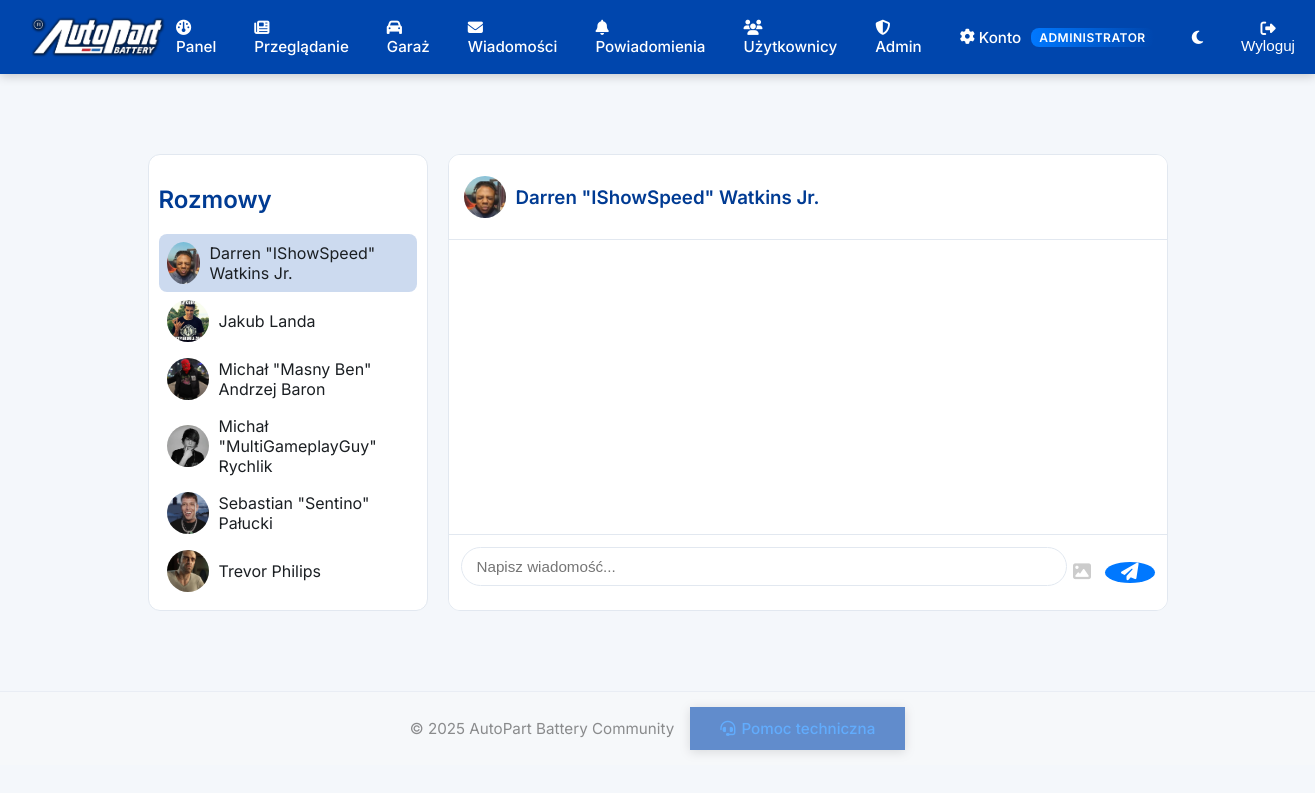
The app's page /messages.php?user=6 (signed in) with its own data.
### tables this page shows
CREATE TABLE `users` (
  `id` int(11) NOT NULL,
  `first_name` varchar(100) NOT NULL,
  `last_name` varchar(100) NOT NULL,
  `email` varchar(150) NOT NULL,
  `country_code` varchar(10) DEFAULT '+48',
  `phone` varchar(20) DEFAULT NULL,
  `address` varchar(255) DEFAULT NULL,
  `password` varchar(255) NOT NULL,
  `reset_token` varchar(255) DEFAULT NULL,
  `reset_expires` datetime DEFAULT NULL,
  `last_password_change` datetime DEFAULT NULL,
  `avatar` varchar(255) DEFAULT 'default-avatar.png',
  `bio` text DEFAULT NULL,
  `created_at` datetime DEFAULT current_timestamp(),
  `last_login` datetime DEFAULT NULL,
  `session_token` varchar(255) DEFAULT NULL,
  `role` enum('user','admin') DEFAULT 'user'
);

### messages.php (the view, shortened to what this page needs)
<?php
require 'config.php';
$user = require_login($db);
include 'includes/header.php';
$stmt = $db->prepare("
  SELECT u.id, u.first_name, u.last_name, u.avatar,
    (SELECT COUNT(*) FROM messages m WHERE m.sender_id = u.id AND m.receiver_id = ? AND m.is_read = 0) AS unread_count
  FROM users u
  WHERE u.id != ?
  ORDER BY unread_count DESC, u.first_name
");
$stmt->execute([$user['id'], $user['id']]);
$contacts = $stmt->fetchAll(PDO::FETCH_ASSOC);
$chat_id = isset($_GET['user']) ? (int)$_GET['user'] : null;
$chat_user = null;
if ($chat_id) {
    $stmt = $db->prepare("SELECT id, first_name, last_name, avatar FROM users WHERE id = ?");
    $stmt->execute([$chat_id]);
    $chat_user = $stmt->fetch(PDO::FETCH_ASSOC);
}
?>
<main class="messages-wrapper">
  <div class="messages-container">
    <aside class="contacts">
      <h2>Rozmowy</h2>
      <?php foreach ($contacts as $c): ?>
        <a href="messages.php?user=<?= $c['id'] ?>" class="contact <?= $chat_id == $c['id'] ? 'active' : '' ?>">
          <img src="<?= htmlspecialchars($c['avatar'] ?: 'default-avatar.png') ?>" class="avatar-small" alt="">
          <span><?= htmlspecialchars($c['first_name'].' '.$c['last_name']) ?></span>
        </a>
      <?php endforeach; ?>
    </aside>
    <div class="chat-area">
      <?php if ($chat_user): ?>
        <div class="chat-header">
          <img src="<?= htmlspecialchars($chat_user['avatar'] ?: 'default-avatar.png') ?>" class="avatar-small" alt="">
          <h3><?= htmlspecialchars($chat_user['first_name'].' '.$chat_user['last_name']) ?></h3>
        </div>
        <div class="chat-messages" id="chat-box"></div>
        <form id="sendForm" class="send-form" enctype="multipart/form-data">
          <input type="text" name="message" placeholder="Napisz wiadomość..." autocomplete="off">
          <label class="file-btn">
            <i class="fa-solid fa-image"></i>
          </label>
          <button type="submit"><i class="fa-solid fa-paper-plane"></i></button>
        </form>
      <?php else: ?>
        <div class="chat-empty">
          <p>Wybierz rozmówcę, aby rozpocząć czat 💬</p>
        </div>
      <?php endif; ?>
    </div>
  </div>
</main>
<?php include 'includes/footer.php'; ?>

### assets/style.css (style rules this page uses)
:root { --primary: #0046ad; --primary-dark: #003b93; --accent: #0078ff; --bg-light: #f4f7fb; --bg-dark: #0c1117; --card-light: #ffffff; --card-dark: #161b22; --text-light: #1b1f23; --text-dark: #e6edf3; --border-light: #e2e8f0; --border-dark: #2c2f33; --radius: 12px; --shadow: 0 4px 20px rgba(0,0,0,0.05); }
body { font-family: 'Inter', sans-serif; background: var(--bg-light); color: var(--text-light); margin: 0; transition: background 0.3s, color 0.3s; }
main { padding: 40px; max-width: 1100px; margin: auto; }
h1, h2, h3 { font-weight: 600; color: var(--primary-dark); }
button, .btn, .btn-small { display: inline-block; background: var(--accent); border: none; color: white; font-weight: 500; border-radius: 8px; padding: 10px 18px; cursor: pointer; text-decoration: none; text-align: center; transition: background 0.2s, transform 0.1s; }
input, select, textarea { width: 100%; padding: 10px; border: 1px solid var(--border-light); border-radius: 8px; font-size: 0.95rem; margin-bottom: 12px; background: var(--card-light); color: var(--text-light); }
.avatar-small { width: 42px; height: 42px; border-radius: 50%; object-fit: cover; }
.chat-messages { flex: 1; padding: 15px; overflow-y: auto; }
.messages-container { flex: 1; display: grid; grid-template-columns: 280px 1fr; gap: 20px; overflow: hidden; height: 100%; }
.contacts { background: var(--card-light); border: 1px solid var(--border-light); border-radius: var(--radius); overflow-y: auto; padding: 10px; min-height: 0; }
.contact { display: flex; align-items: center; gap: 10px; padding: 8px; border-radius: 8px; text-decoration: none; color: var(--text-light); position: relative; transition: background 0.2s ease; }
.contact.active { background: rgba(0,70,173,0.2); }
.chat-area { background: var(--card-light); border: 1px solid var(--border-light); border-radius: var(--radius); display: flex; flex-direction: column; overflow: hidden; }
.chat-header { display: flex; align-items: center; gap: 10px; padding: 12px 15px; border-bottom: 1px solid var(--border-light); background: var(--card-light); flex-shrink: 0; }
.chat-messages { flex: 1; padding: 20px; overflow-y: auto; display: flex; flex-direction: column; gap: 10px; scroll-behavior: smooth; }
.send-form { display: flex; align-items: center; padding: 12px; border-top: 1px solid var(--border-light); background: var(--card-light); flex-shrink: 0; }
.send-form input { flex: 1; border-radius: 20px; border: 1px solid var(--border-light); padding: 10px 15px; background: var(--card-light); color: var(--text-light); }
.send-form button { background: var(--accent); border: none; color: white; padding: 0 16px; border-radius: 50%; margin-left: 8px; cursor: pointer; font-size: 1.1rem; transition: background 0.2s ease, transform 0.1s; }
.file-btn { display: flex; align-items: center; justify-content: center; color: #ccc; font-size: 18px; margin: 0 6px; cursor: pointer; }

### records on screen
users: avatar (picture), first_name+last_name "Darren \"IShowSpeed\" Watkins Jr."
users: avatar (picture), first_name+last_name "Jakub Landa"
users: avatar (picture), first_name+last_name "Michał \"Masny Ben\" Andrzej Baron"
users: avatar (picture), first_name+last_name "Michał \"MultiGameplayGuy\" Rychlik"
users: avatar (picture), first_name+last_name "Sebastian \"Sentino\" Pałucki"
users: avatar (picture), first_name+last_name "Trevor Philips"
